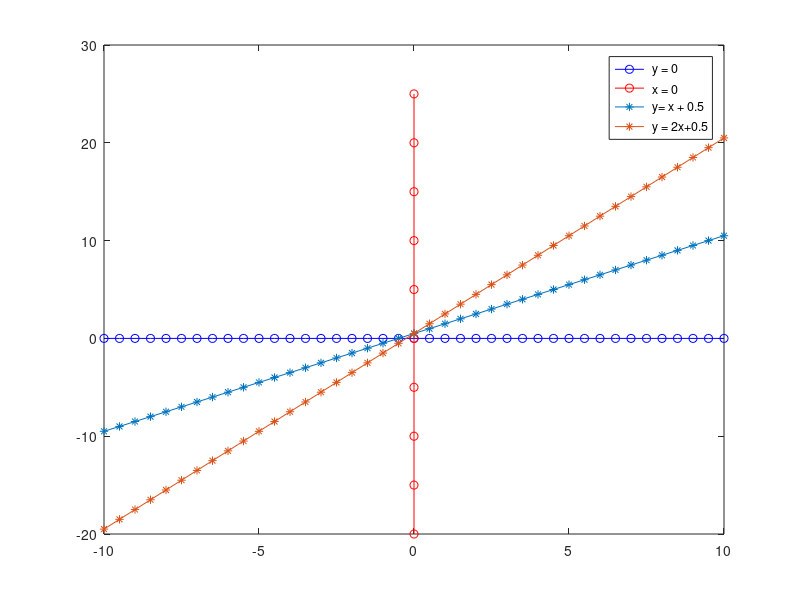

MATLAB code to generate this figure:

x = [ -10: 0.5: 10 ];

m = 1;
b = 0.5;
y = 0 * x
plot( x, y, '-bo' )
hold on;

y = [ -20: 5: 25 ];
x = 0 * y
plot( x, y, '-ro' )
hold on;

x = [ -10: 0.5: 10 ];

m = 1;
b = 0.5;
y = m * x + b;
plot( x, y, '-*' )
hold on;

m = 2
y = m * x + b;
plot( x, y, '-*' )
hold on;

legend(' y = 0 ', ' x = 0 ', ' y= x + 0.5', ' y = 2x+0.5' )
